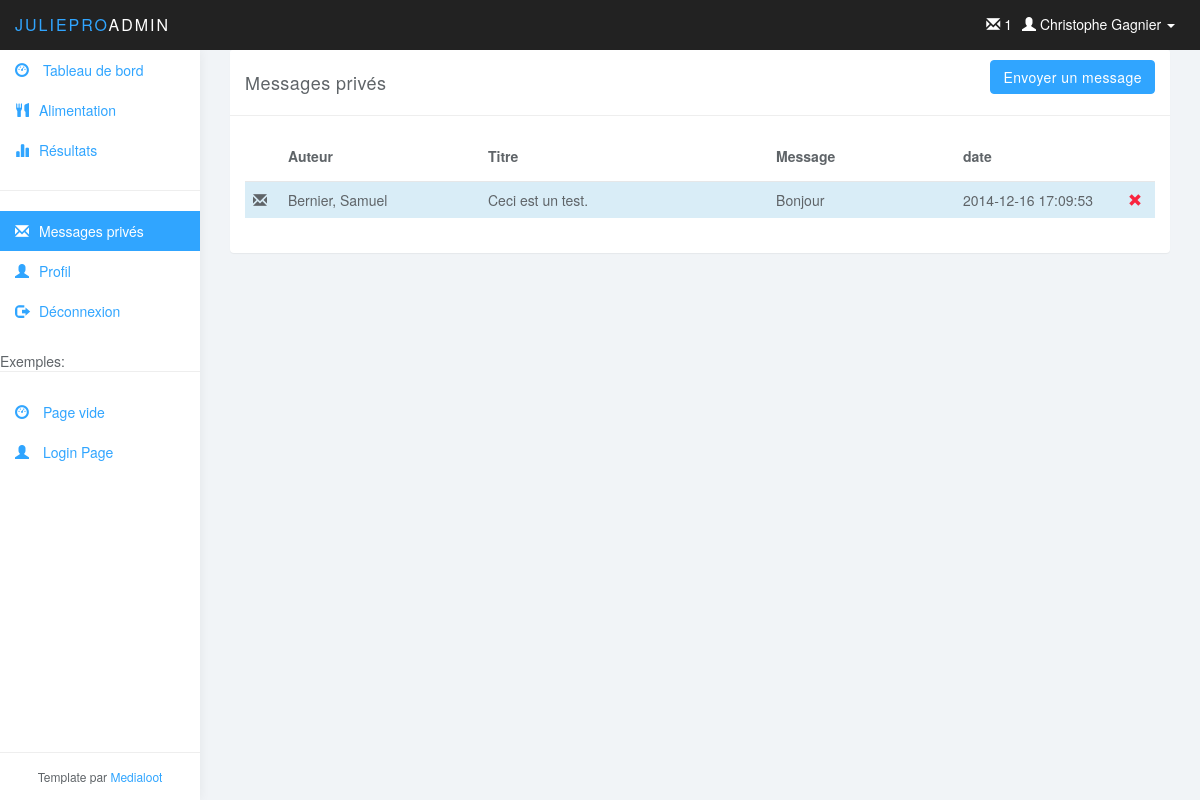
Screenshot of /?action=view_messageprive with the database file from the repository.
### tables this page shows
CREATE TABLE IF NOT EXISTS `utilisateur` (
`utilisateurID` int(11) NOT NULL,
  `nom` varchar(45) NOT NULL,
  `prenom` varchar(45) NOT NULL,
  `noTel` varchar(45) NOT NULL,
  `noCell` varchar(45) DEFAULT NULL,
  `noRue` int(11) NOT NULL,
  `rue` varchar(45) NOT NULL,
  `ville` varchar(45) NOT NULL,
  `codePostal` varchar(45) NOT NULL,
  `age` int(11) NOT NULL,
  `dateInscription` datetime NOT NULL,
  `courriel` varchar(45) NOT NULL,
  `statut` int(11) NOT NULL,
  `entraineurID` int(11) DEFAULT NULL
);

CREATE TABLE IF NOT EXISTS `message` (
`messageID` int(11) NOT NULL,
  `titre` varchar(45) NOT NULL,
  `message` text NOT NULL,
  `date` datetime NOT NULL,
  `estLu` tinyint(1) DEFAULT NULL,
  `expeditaireID` int(11) NOT NULL,
  `destinataireID` int(11) NOT NULL
);

### model/user_db.php (called while the page is built, shortened)
<?php
function get_user($userID) {
    global $db;
    $query = 'SELECT * FROM utilisateur
              WHERE utilisateurID = '.$userID;
    $result = $db->query($query);
	$result = $result->fetch();
    return $result;
}

### model/message_db.php (called while the page is built)
<?php
function get_messages($userID) {
    global $db;
    $query = '
        SELECT me.messageID, me.titre, me.message, me.`date`, me.estLu, me.expeditaireID, me.destinataireID, CONCAT_WS(\', \', us.nom, us.prenom) AS auteur
        FROM message AS me
        INNER JOIN utilisateur AS us
        ON us.utilisateurID = me.expeditaireID
        WHERE me.destinataireID = '.$userID.';';
    $result = $db->query($query);
    return $result;
}

### view/messageprive.php (the view)
<?php $messages = get_messages($userInfo['utilisateurID']); ?>
<div class="col-md-12">
    <div class="panel panel-default">
        <div class="panel-heading">Messages privés <a href="#" class="btn btn-primary pull-right">Envoyer un message</a></div>
        <div class="panel-body">
            <table class="table table-striped table-hover">
                <thead>
                <tr>
                    <th width="35"> </th>
                    <th width="200">Auteur</th>
                    <th>Titre</th>
                    <th>Message</th>
                    <th width="165">date</th>
                    <th width="35"> </th>
                </tr>
                </thead>
                <?php
                foreach($messages as $messageCourant)
                {
                    echo '<tr';
                    if(!$messageCourant['estLu'])
                        echo ' class="info" ';
                    echo '>';
                    echo'<td><span class="glyphicon glyphicon-envelope"></span>';
                    echo'<td>'.$messageCourant['auteur'].'</td>';
                    echo'<td>'.$messageCourant['titre'].'</td>';
                    echo'<td>'.$messageCourant['message'].'</td>';
                    echo'<td>'.$messageCourant['date'].'</td>';
                    echo'<td><a href="#" class="glyphicon glyphicon-remove color-red"></td></td>';
                    echo '</tr>';
                }
                ?>
            </table>
        </div>
    </div>
</div>

### view/header.php (shortened to what this page needs)
<!DOCTYPE html>
<html>
<head>
    <link href="css/bootstrap.min.css" rel="stylesheet">
    <link href="css/datepicker3.css" rel="stylesheet">
    <link href="css/styles.css" rel="stylesheet">
</head>
<body>
<nav class="navbar navbar-inverse navbar-fixed-top" role="navigation">
    <div class="container-fluid">
        <div class="navbar-header">
            <a class="navbar-brand" href="index.php"><span>JuliePro</span>Admin</a>
            <?php if(!empty($userInfo))
            { ?>
                <ul class="user-menu">
                    <li class="dropdown pull-right"> <a href="#" class="dropdown-toggle" data-toggle="dropdown"> <span class="glyphicon glyphicon-user"></span> <?php echo $userInfo['prenom'].' '.$userInfo['nom']; ?> <span class="caret"></span> </a>
                    </li>
                </ul>
				<ul class="user-menu">
					<li><a href="?action=view_messageprive"><span class="glyphicon glyphicon-envelope"></span> 1 </a></li>
				</ul>
            <?php } ?>
        </div>
    </div>
</nav>

### css/styles.css (style rules this page uses)
body { background: #f1f4f7; padding-top: 50px; color: #5f6468; }
a, a:hover, a:focus { color: #30a5ff; }
.color-red { color: #f9243f; }
.navbar-header .navbar-brand { color: #fff; font-size: 16px; text-transform: uppercase; font-weight: 500; letter-spacing: 2px; }
.navbar-header .navbar-brand span { color: #30a5ff; }
.btn-primary, .btn-primary:hover, .btn-primary:focus, .btn-primary:active, .btn-primary.active, .open > .dropdown-toggle.btn-primary, .btn-primary.disabled, .btn-primary[disabled], fieldset[disabled] .btn-primary, .btn-primary.disabled:hover, .btn-primary[disabled]:hover, fieldset[disabled] .btn-primary:hover, .btn-primary.disabled:focus, .btn-primary[disabled]:focus, fieldset[disabled] .btn-primary:focus, .btn-primary.disabled:active, .btn-primary[disabled]:active, fieldset[disabled] .btn-primary:active, .btn-primary.disabled.active, .btn-primary[disabled].active, fieldset[disabled] .btn-primary.active { background-color: #30a5ff; border-color: #30a5ff; }
.panel { border: 0; }
.panel-heading { font-size: 18px; font-weight: 300; letter-spacing: 0.025em; height: 66px; line-height: 45px; }
.panel-default .panel-heading { background: #fff; border-bottom: 1px solid #eee; color: #5f6468; }
.navbar { border: 0; }
.user-menu { display: inline-block; margin-top: 14px; margin-right: 10px; float: right; list-style: none; padding: 0; }
.user-menu a { color: #fff; }
@media (min-width: 768px) { .navbar-header { width: 100%; } }
.table { background: #fff; }
.table>thead>tr>th { border-bottom: 1px solid #e6e7e8; vertical-align: middle; height: 50px; }

### rows the page displays
utilisateur: prenom "Christophe", nom "Gagnier"
message: auteur "Bernier, Samuel", titre "Ceci est un test.", message "Bonjour", date "2014-12-16 17:09:53"
